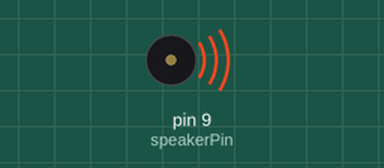
Recording of a sketch running on a simulated Arduino Uno, built with avr-gcc and run on an emulated ATmega328P. Parts: buzzer (waves = sounding).

Above: at 0.2 s.
At 3.05 s:
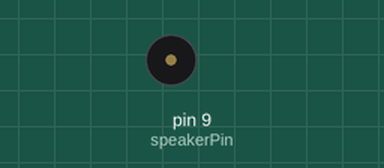
Timing chart, 0 to 3.7 s (numbered marks = the images above):
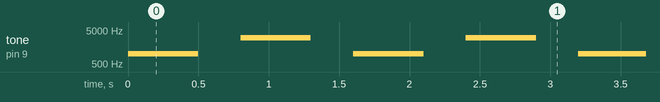

Measured:
- by itself, tone on pin 9 (speakerPin): repeats every 1.6 s: silent 0.30 s, 3000 Hz 0.50 s, silent 0.30 s, 1000 Hz 0.50 s

The sketch:

Speaker.ino
```cpp
const int speakerPin = 9;

void setup() {
  // put your setup code here, to run once:

}

void loop() {
  // put your main code here, to run repeatedly:
  tone(speakerPin, 1000, 500);
  delay(800);
  tone(speakerPin, 3000, 500);
  delay(800);
}
```
